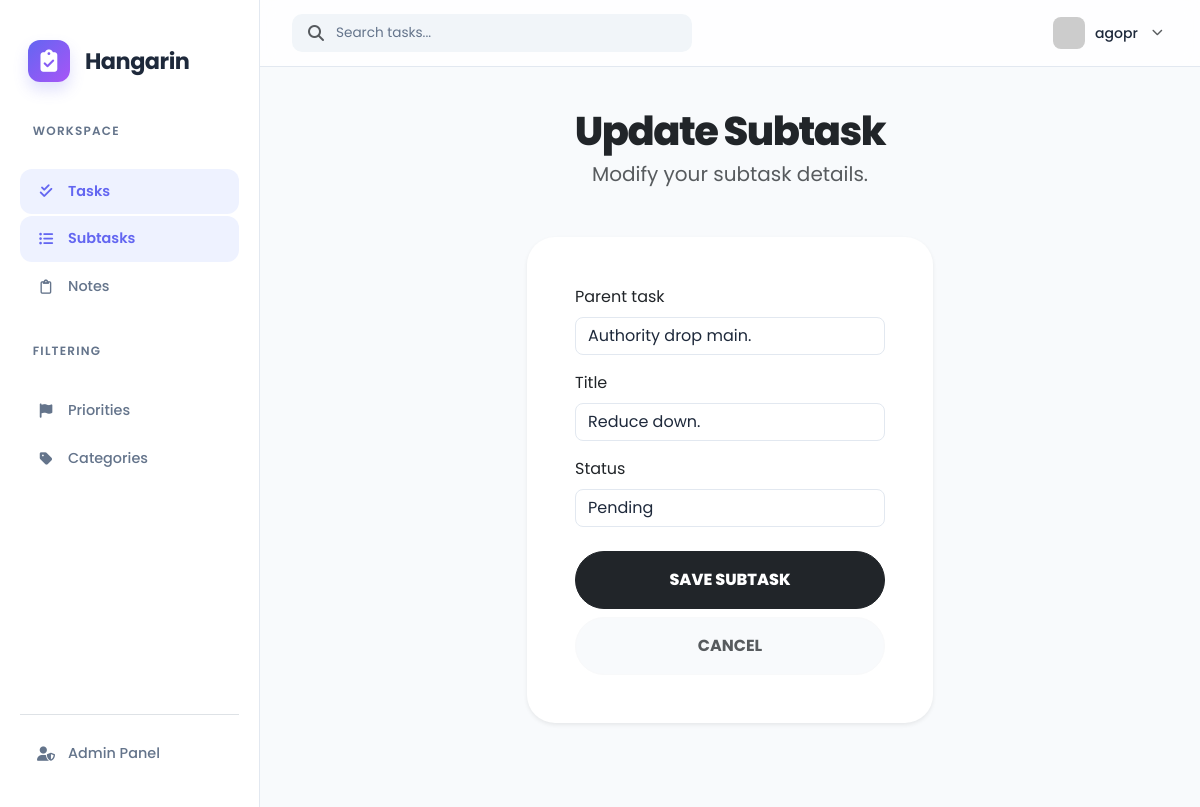
The app's page /subtask_list/2/ (signed in) with its own data.
### hangarinapp/models.py (models this page shows, shortened)
class BaseModel(models.Model):
    created_at = models.DateTimeField(auto_now_add=True)
    updated_at = models.DateTimeField(auto_now=True)
    class Meta:
        abstract = True

class SubTask(BaseModel):
    parent_task = models.ForeignKey(Task, on_delete=models.CASCADE)
    title = models.CharField(max_length=200)
    status = models.CharField(max_length=50, choices=STATUS_CHOICES, default="Pending")

### hangarinapp/views.py (the view)
# urls.py: path('subtask_list/<pk>/', views.SubTaskUpdateView.as_view(), name='subtask-update'),
class SubTaskUpdateView(LoginRequiredMixin, UpdateView):
    model = SubTask
    form_class = SubTaskForm
    template_name = 'subtask_form.html'
    success_url = reverse_lazy('subtask-list')
    login_url = '/accounts/login/'

### hangarinapp/forms.py
class SubTaskForm(ModelForm):
    class Meta:
        model = SubTask
        fields = "__all__"

### hangarinapp/models.py (called while the page is built)
    def __str__(self):
        return self.title

### templates/subtask_form.html (shortened to what this page needs)
{% extends 'base.html' %}
{% load static %}
{% block content %}
<div class="container pb-5">
    <div class="text-center mb-5">
        <h1 class="text-dark mb-1" style="font-weight: 800; font-size: 2.5rem; letter-spacing: -1.5px;">
            {% if object %}Update Subtask{% else %}New Subtask{% endif %}
        </h1>
        <p class="text-muted fs-5">
            {% if object %}Modify your subtask details.{% else %}Break your task into smaller actionable steps.{% endif %}
        </p>
    </div>
    <div class="row justify-content-center">
        <div class="col-lg-6 col-md-8">
            <div class="card border-0 shadow-sm p-4 p-md-5" style="border-radius: 28px; background-color: #fff;">
                <form method="post" novalidate>
                    <div class="mb-4">
                        {% include 'includes/form.html' %}
                    </div>
                    <div class="d-grid gap-2 mt-4">
                        <button type="submit" class="btn btn-dark rounded-pill py-3" style="font-weight: 800;">
                            SAVE SUBTASK
                        </button>
                        <a href="{% url 'subtask-list' %}" class="btn btn-light rounded-pill py-3 text-muted" style="font-weight: 700; background-color: #f8fafc;">
                            CANCEL
                        </a>
                    </div>
                </form>
            </div>
        </div>
    </div>
</div>
{% endblock %}

### templates/base.html (shortened to what this page needs)
{% load static %}
{% load pwa %}
<!DOCTYPE html>
<html lang="en">
<head>
    <link href="https://cdn.jsdelivr.net/npm/bootstrap@5.3.0/dist/css/bootstrap.min.css" rel="stylesheet">
    <link rel="stylesheet" href="https://cdnjs.cloudflare.com/ajax/libs/font-awesome/6.5.0/css/all.min.css">
</head>
<body>
<div class="app-layout">
    <aside class="sidebar-wrapper">
    <a href="/" class="brand-box text-decoration-none">
        <div class="brand-logo">
            <i class="fas fa-clipboard-check"></i>
        </div>
        <div class="brand-text">
            <h1 class="brand-name mb-0">Hangarin</h1>
        </div>
    </a>
    <nav class="flex-grow-1">
        <div class="nav-group">
            <p class="nav-label">Workspace</p>
            <a href="{% url 'task-list' %}" class="sidebar-link {% if 'task' in request.path %}active{% endif %}">
                <i class="fas fa-check-double"></i>
                <span>Tasks</span>
            </a>
            <a href="{% url 'subtask-list' %}" class="sidebar-link {% if 'subtask' in request.path %}active{% endif %}">
                <i class="fas fa-list-ul"></i>
                <span>Subtasks</span>
            </a>
            <a href="{% url 'note-list' %}" class="sidebar-link {% if 'note' in request.path %}active{% endif %}">
                <i class="far fa-clipboard"></i>
                <span>Notes</span>
            </a>
        </div>
        <div class="nav-group">
            <p class="nav-label">Filtering</p>
            <a href="{% url 'priority-list' %}" class="sidebar-link">
                <i class="fas fa-flag"></i>
                <span>Priorities</span>
            </a>
            <a href="{% url 'category-list' %}"class="sidebar-link">
                <i class="fas fa-tag"></i>
                <span>Categories</span>
            </a>
        </div>
    </nav>
    <div class="system-nav mt-auto border-top pt-3">
        <a href="/admin/" class="sidebar-link">
            <i class="fas fa-user-shield"></i>
            <span>Admin Panel</span>
        </a>
    </div>
</aside>
    <main class="main-viewport">
        <header class="glass-header">
            <div class="search-bar">
                <i class="fas fa-search text-muted"></i>
                <input type="text" id="mainSearch" placeholder="Search tasks...">
            </div>
            <div class="dropdown">
                <div class="profile-trigger" data-bs-toggle="dropdown">
                    <img src="https://ui-avatars.com/api/?name={{ user.username|default:'User' }}&background=6366f1&color=fff&bold=true" class="avatar">
                    <span class="d-none d-lg-inline fw-medium small">{{ user.username|default:"Guest" }}</span>
                    <i class="fas fa-chevron-down small text-muted ms-1" style="font-size: 0.7rem;"></i>
                </div>
            </div>
        </header>
        <div class="content-container" id="searchableArea">
            {% block content %}
            {% endblock %}
        </div>
    </main>
</div>
</body>
</html>

### templates/includes/form.html (shortened to what this page needs)
{% load widget_tweaks %}
{% for field in form %}
<div class="field item form-group mb-3">
    <label class="form-label">{{ field.label }}</label>
    {% render_field field class="form-control" %}
</div>
{% endfor %}

### templates/base.html (style rules this page uses)
:root { --bg-body: #f8fafc; --sidebar-bg: #ffffff; --accent-primary: #6366f1; --accent-hover: #4f46e5; --text-main: #1e293b; --text-muted: #64748b; --sidebar-width: 260px; --card-shadow: 0 4px 12px rgba(0, 0, 0, 0.03); --border-color: #e2e8f0; }
body { background-color: var(--bg-body); color: var(--text-main); font-family: 'Poppins', sans-serif; min-height: 100vh; margin: 0; overflow-x: hidden; }
.sidebar-wrapper { position: fixed; top: 0; left: 0; bottom: 0; width: var(--sidebar-width); background: var(--sidebar-bg); border-right: 1px solid var(--border-color); display: flex; flex-direction: column; padding: 2rem 1.25rem; z-index: 1050; transition: all 0.3s ease; }
.brand-box { display: flex; align-items: center; gap: 15px; padding: 0.5rem 0.5rem 2.5rem; }
.brand-logo { width: 42px; height: 42px; background: linear-gradient(135deg, #6366f1 0%, #a855f7 100%); border-radius: 12px; display: flex; align-items: center; justify-content: center; color: white !important; font-size: 1.4rem; box-shadow: 0 8px 15px rgba(99, 102, 241, 0.2); flex-shrink: 0; }
.brand-name { font-weight: 700; font-size: 1.4rem; color: #1e293b !important; line-height: 1; letter-spacing: -0.5px; }
.brand-text { display: flex; flex-direction: column; }
.nav-group { margin-bottom: 2rem; }
.nav-label { font-size: 0.75rem; text-transform: uppercase; letter-spacing: 0.1em; color: var(--text-muted) !important; padding: 0 0.8rem 0.8rem; font-weight: 600; }
.sidebar-link { display: flex; align-items: center; gap: 12px; padding: 0.75rem 1rem; color: var(--text-muted) !important; text-decoration: none; border-radius: 12px; font-weight: 500; font-size: 0.9rem; transition: all 0.2s ease; margin-bottom: 2px; }
.sidebar-link i { width: 20px; text-align: center; }
.sidebar-link.active { background: #eef2ff; color: var(--accent-primary) !important; font-weight: 600; }
.main-viewport { margin-left: var(--sidebar-width); padding: 0; min-height: 100vh; }
.glass-header { background: rgba(255, 255, 255, 0.8); backdrop-filter: blur(10px); border-bottom: 1px solid var(--border-color); padding: 0.75rem 2rem; display: flex; align-items: center; justify-content: space-between; position: sticky; top: 0; z-index: 1000; }
.search-bar { background: #f1f5f9; border-radius: 10px; padding: 0.5rem 1rem; display: flex; align-items: center; gap: 10px; width: 100%; max-width: 400px; }
.search-bar input { background: transparent !important; border: none !important; color: var(--text-main) !important; width: 100%; outline: none; font-size: 0.85rem; }
.search-bar input::placeholder { color: var(--text-muted); }
.profile-trigger { display: flex; align-items: center; gap: 10px; cursor: pointer; padding: 5px; border-radius: 10px; transition: background 0.2s; }
.avatar { width: 32px; height: 32px; border-radius: 8px; object-fit: cover; }
.content-container { padding: 2.5rem; animation: fadeIn 0.4s ease-out; }
input, select, textarea, .form-control { color: var(--text-main) !important; background-color: #ffffff !important; border: 1px solid var(--border-color) !important; border-radius: 8px !important; }

### records on screen
SubTask: parent_task "Authority drop main." "Reduce down." "Pending"

### other values on screen
{{ user.username|default:"Guest" }} "agopr"
{{ field.label }} "Parent task" "Title" "Status"
